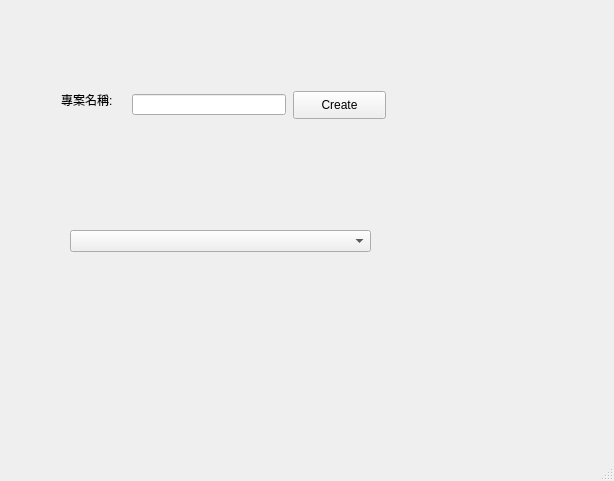
<?xml version="1.0" encoding="UTF-8"?>
<ui version="4.0">
 <class>MainWindow</class>
 <widget class="QMainWindow" name="MainWindow">
  <property name="geometry">
   <rect>
    <x>0</x>
    <y>0</y>
    <width>614</width>
    <height>481</height>
   </rect>
  </property>
  <property name="windowTitle">
   <string>MainWindow</string>
  </property>
  <widget class="QWidget" name="centralwidget">
   <widget class="QLabel" name="lbl_msg">
    <property name="geometry">
     <rect>
      <x>60</x>
      <y>140</y>
      <width>481</width>
      <height>61</height>
     </rect>
    </property>
    <property name="font">
     <font>
      <family>Nirmala UI</family>
      <pointsize>16</pointsize>
     </font>
    </property>
    <property name="styleSheet">
     <string notr="true">QLabel{
rgb(255, 0, 0);
font: 16pt &quot;Agency FB&quot;;
}</string>
    </property>
    <property name="text">
     <string/>
    </property>
    <property name="openExternalLinks">
     <bool>false</bool>
    </property>
   </widget>
   <widget class="QComboBox" name="comboBox">
    <property name="geometry">
     <rect>
      <x>70</x>
      <y>230</y>
      <width>301</width>
      <height>22</height>
     </rect>
    </property>
   </widget>
   <widget class="QLineEdit" name="txt_ProjectName">
    <property name="geometry">
     <rect>
      <x>132</x>
      <y>94</y>
      <width>154</width>
      <height>21</height>
     </rect>
    </property>
   </widget>
   <widget class="QLabel" name="lbl_ProjectName">
    <property name="geometry">
     <rect>
      <x>61</x>
      <y>91</y>
      <width>64</width>
      <height>18</height>
     </rect>
    </property>
    <property name="maximumSize">
     <size>
      <width>261</width>
      <height>111</height>
     </size>
    </property>
    <property name="text">
     <string>&lt;html&gt;&lt;head/&gt;&lt;body&gt;&lt;p&gt;專案名稱:&lt;/p&gt;&lt;/body&gt;&lt;/html&gt;</string>
    </property>
   </widget>
   <widget class="QPushButton" name="btn_Create">
    <property name="geometry">
     <rect>
      <x>293</x>
      <y>91</y>
      <width>93</width>
      <height>28</height>
     </rect>
    </property>
    <property name="text">
     <string>Create</string>
    </property>
   </widget>
  </widget>
  <widget class="QMenuBar" name="menubar">
   <property name="geometry">
    <rect>
     <x>0</x>
     <y>0</y>
     <width>614</width>
     <height>25</height>
    </rect>
   </property>
  </widget>
  <widget class="QStatusBar" name="statusbar"/>
 </widget>
 <resources/>
 <connections/>
</ui>
